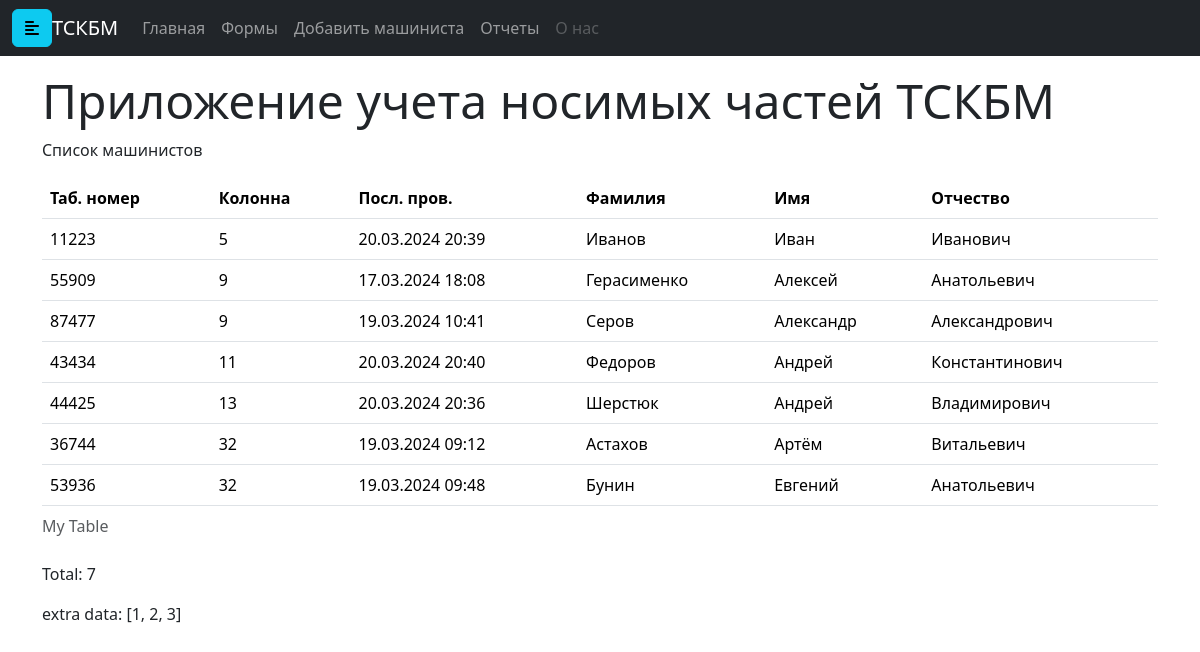
Before: / with the older database file.
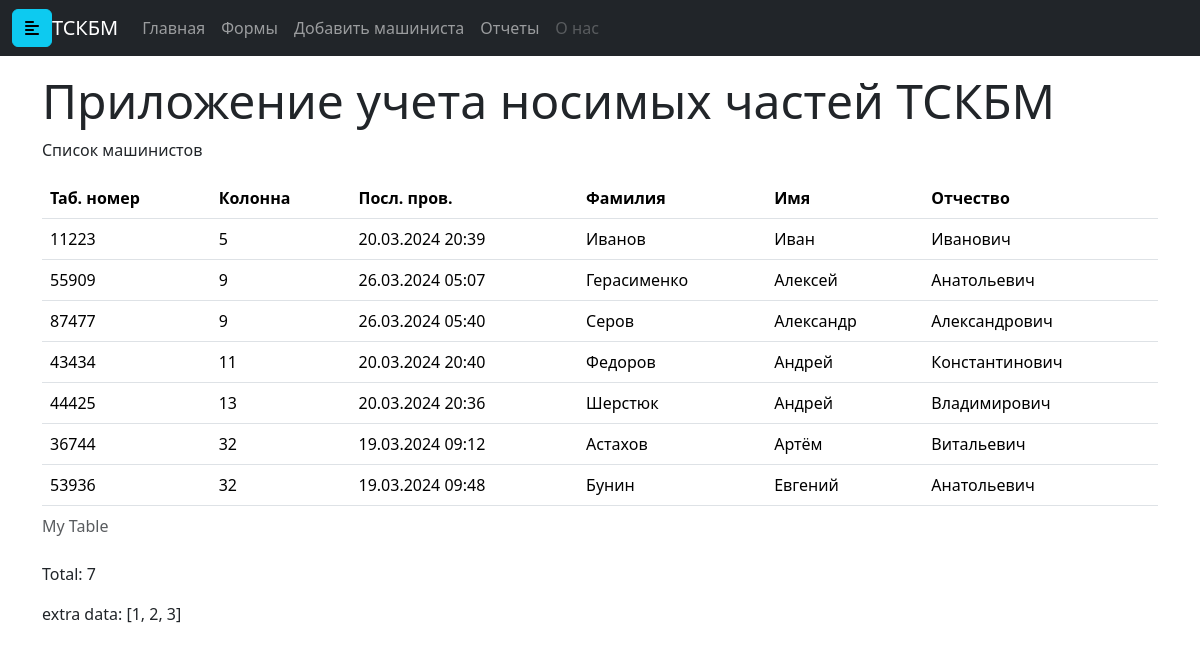
After: the same page with the newer database file.
### db/models/tables.py (models this page shows)
class Base(DeclarativeBase):
    __abstract__ = True

class User(Base):
    __tablename__ = "users"
    id: Mapped[int] = mapped_column(primary_key=True)
    tabnum: Mapped[int] = mapped_column()
    column: Mapped[int]
    lname: Mapped[str]
    fname: Mapped[str]
    pname: Mapped[str]
    last_checkout: Mapped[datetime]
    watch_id: Mapped[int] = mapped_column(ForeignKey("watches.id"))
    watch: Mapped["Watch"] = relationship(lazy="selectin", uselist=False)
    times: Mapped[list["Times"]] = relationship(lazy="selectin", uselist=True)

### main.py (the view)
@app.get("/", response_model=list[BaseUserModel])
async def home(
    request: Request,
    session: AsyncSession = Depends(db_helper.scoped_session_dependency),
):
    models = await get_all_users(session)
    users = [BaseUserModel.model_validate(user).model_dump() for user in models]
    return templates.TemplateResponse(
        "page.html", {"request": request, "data": users, "extra": [1, 2, 3]}
    )

### templates/page.html (shortened to what this page needs)
{% extends "base.html" %}
{% block head %}
{{ super() }}
{% endblock %}
{% block content %}
<div class="container mt-3">
<h1 class="display-5">
    Приложение учета носимых частей ТСКБМ
</h1>
<p id="content">Список машинистов</p>
<table class="table table-divider">
  <caption>My Table</caption>
  <thead>
    <tr>
      <th scope="col">Таб. номер</th>
      <th scope="col">Колонна</th>
      <th scope="col">Посл. пров.</th>
      <th scope="col">Фамилия</th>
      <th scope="col">Имя</th>
      <th scope="col">Отчество</th>
    </tr>
  </thead>
<tbody>
{% for item in data %}
    <tr>
        <td>{{ item.tabnum }}</td>
        <td>{{ item.column }}</td>
        <td>{{ item.last_checkout }}</td>
        <td>{{ item.lname }}</td>
        <td>{{ item.fname }}</td>
        <td>{{item.pname }}</td>
    </tr>
{% endfor %}
</tbody>
</table>
<p>Total: {{ data.__len__() }}</p>
<div><p>extra data: {{ extra }}</p></div>
{% endblock %}

### templates/base.html (shortened to what this page needs)
<!DOCTYPE html>
<html lang="ru">
<head>
    {% block head %}
    <link rel="stylesheet" href="{{ url_for('static', path='/bootstrap/css/bootstrap.min.css') }}">
    <link rel="stylesheet" href="{{ url_for('static', path='/bootstrap/css/bootstrap-grid.min.css') }}">
    {% endblock %}
</head>
<body>
{% include 'nav.html' %}
{% block content %}
{% endblock %}
</body>
</html>

### templates/nav.html (shortened to what this page needs)
<nav class="navbar navbar-expand-lg navbar-dark bg-dark">
  <div class="container-fluid">
    <button type="button" id="sidebarCollapse" class="btn btn-info">
        <i class="fas fa-align-left"></i>
    </button>
    <a class="navbar-brand" href="/">ТСКБМ</a>
    <div class="collapse navbar-collapse" id="navbarNav">
      <ul class="navbar-nav">
        <li class="nav-item {{'active' if active_page == 'unsplash' }}">
          <a class="nav-link" href="/">Главная</a>
        </li>
        <li class="nav-item">
          <a class="nav-link {{'active' if active_page == 'forms' }}" href="/forms">Формы</a>
        </li>
        <li class="nav-item">
          <a class="nav-link {{'active' if active_page == 'unsplash' }}" href="#">Добавить машиниста</a>
        </li>
        <li class="nav-item">
          <a class="nav-link {{'active' if active_page == 'unsplash' }}" href="/temp">Отчеты</a>
        </li>
        <li class="nav-item {{'active' if active_page == 'unsplash' }}">
            <a class="nav-link disabled" href="#" tabindex="-1" aria-disabled="true">О нас</a>
        </li>
      </ul>
    </div>
  </div>
</nav>

Changed rows visible on the page:
changed User "Герасименко": last_checkout "17.03.2024 18:08" → "26.03.2024 05:07"
changed User "Серов": last_checkout "19.03.2024 10:41" → "26.03.2024 05:40"
